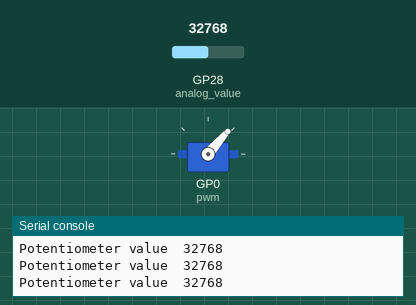
Recording of a program running on a simulated Raspberry Pi Pico running MicroPython. Shown: servo, the last lines printed to the serial console. Inputs (shaded band) come from the test bench; at power-on: GP28 (analog_value) = 32768 (analog values on the 0–65535 scale). Servo angles are drawn from the pulse width (0.5 ms = 0°, 2.5 ms = 180°).

Above: at 1.2 s.
1.3 s: GP28 (analog_value) set to 45874
At 2.5 s:
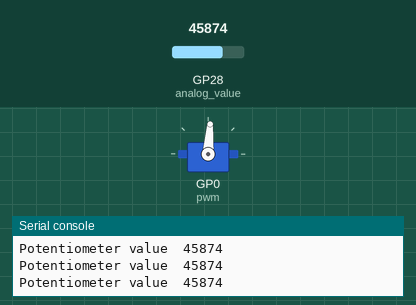
2.9 s: GP28 (analog_value) set to 57670
At 3.8 s:
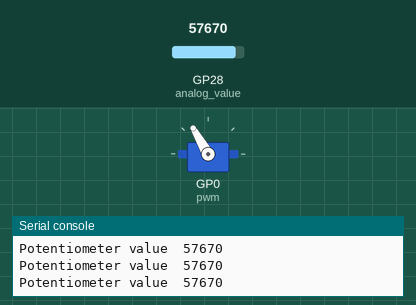
4.5 s: GP28 (analog_value) set to 65535
At 5.2 s:
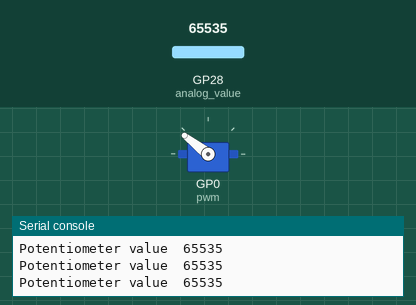
6.1 s: GP28 (analog_value) set to 19660
At 6.5 s:
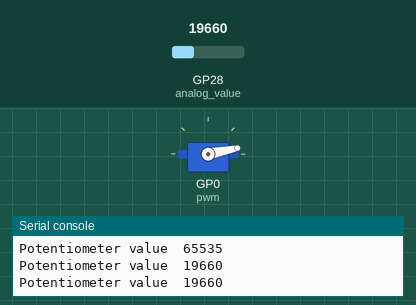
7.7 s: GP28 (analog_value) set to 32767
At 9.0 s:
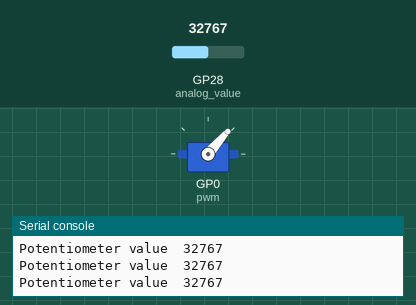
Timing chart, 0 to 10.3 s (numbered marks = the images above; inputs shaded):
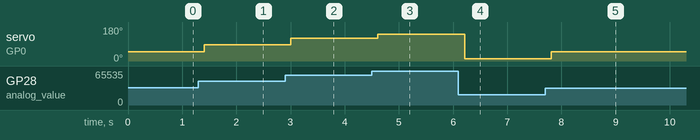

The program:

main.py
```python
import machine
import utime

analog_value = machine.ADC(28)
pwm = machine.PWM(machine.Pin(0, machine.Pin.OUT))
pwm.freq(60)
# duty_u16=32768)

while True:
    reading = analog_value.read_u16()
    print("Potentiometer value ",reading)
    pwm.duty_u16(reading//8)
    utime.sleep(0.2)
```

Measured:
- after the input at 1.3 s, servo on GP0 (pwm): 49° → 86° after 0.10 s
- after the input at 2.9 s, servo on GP0 (pwm): 86° → 120° after 0.11 s
- after the input at 4.5 s, servo on GP0 (pwm): 120° → 142° after 0.11 s
- after the input at 6.1 s, servo on GP0 (pwm): 142° → 11° after 0.11 s
- after the input at 7.7 s, servo on GP0 (pwm): 11° → 49° after 0.12 s
